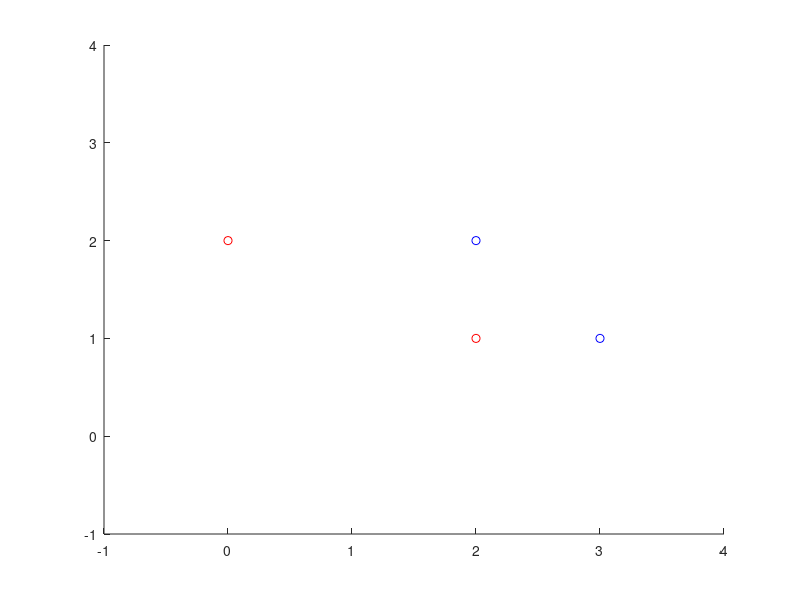

The MATLAB source for this figure:
clear all
close all

% Points
x = zeros(3,2)
x(1,:,:) = [0,2];
x(2,:,:) = [3,1];
x(3,:,:) = [2,1];
x(4,:,:) = [2,2];

% Labels
y = zeros(4,1);
y(1) = 1;
y(2) = -1;
y(3) = 1;
y(4) = -1;

figure(1)
for i=1:4
    if y(i) == 1
        scatter(x(i,1),x(i,2),'r')
        hold on
    else    
        scatter(x(i,1),x(i,2),'b')
        hold on
    end
end
axis([-1 4 -1 4])
% plot([0,3.5],[3.5,0])

px = inv(x'*x)*x';
w = px*y;

sign1 = sign(w'*x(1,:)');
sign2 = sign(w'*x(2,:)');
sign3 = sign(w'*x(3,:)');
sign4 = sign(w'*x(4,:)');
sign = [sign1;sign2;sign3;sign4];

Ein1 = 1/4*(w'*x(1,:)'-y).^2;
Ein2 = 1/4*(w'*x(2,:)'-y).^2;
Ein3 = 1/4*(w'*x(3,:)'-y).^2;
Ein4 = 1/4*(w'*x(4,:)'-y).^2;
Ein = Ein1 + Ein2 + Ein3 + Ein4;